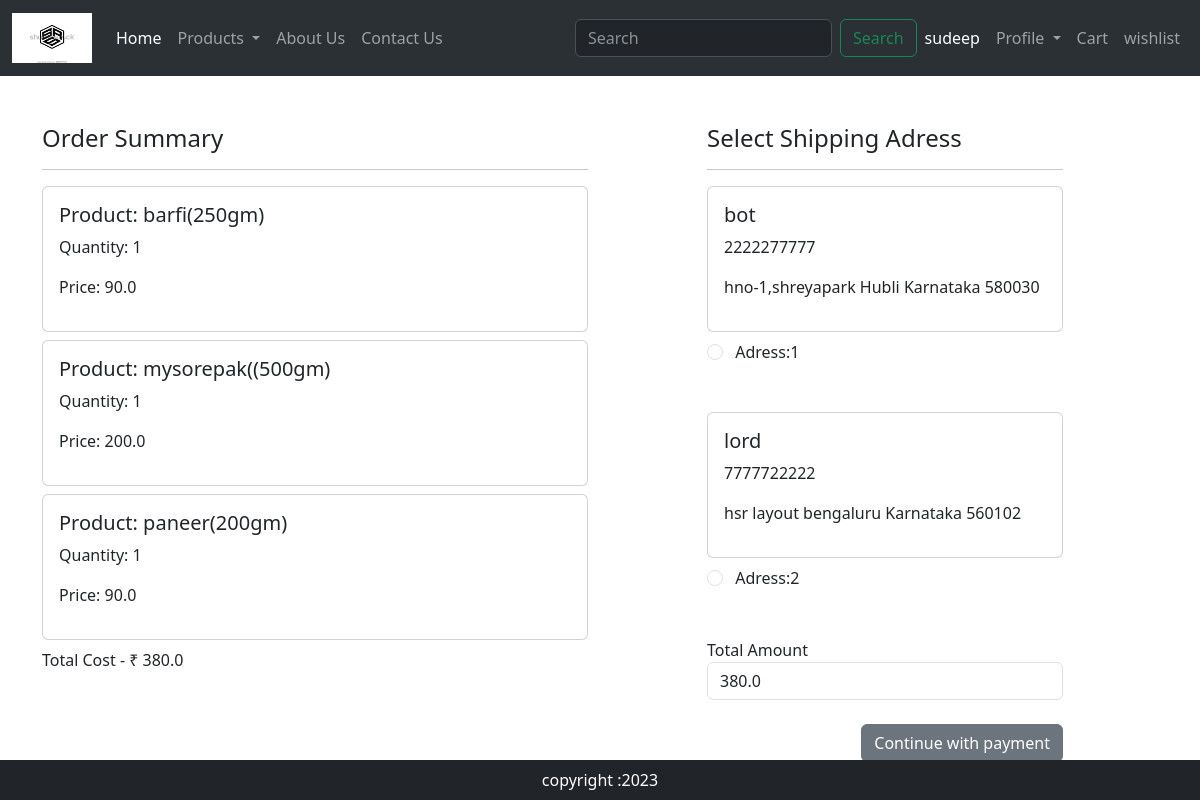
Before: /checkout/ (signed in) with the older database file.
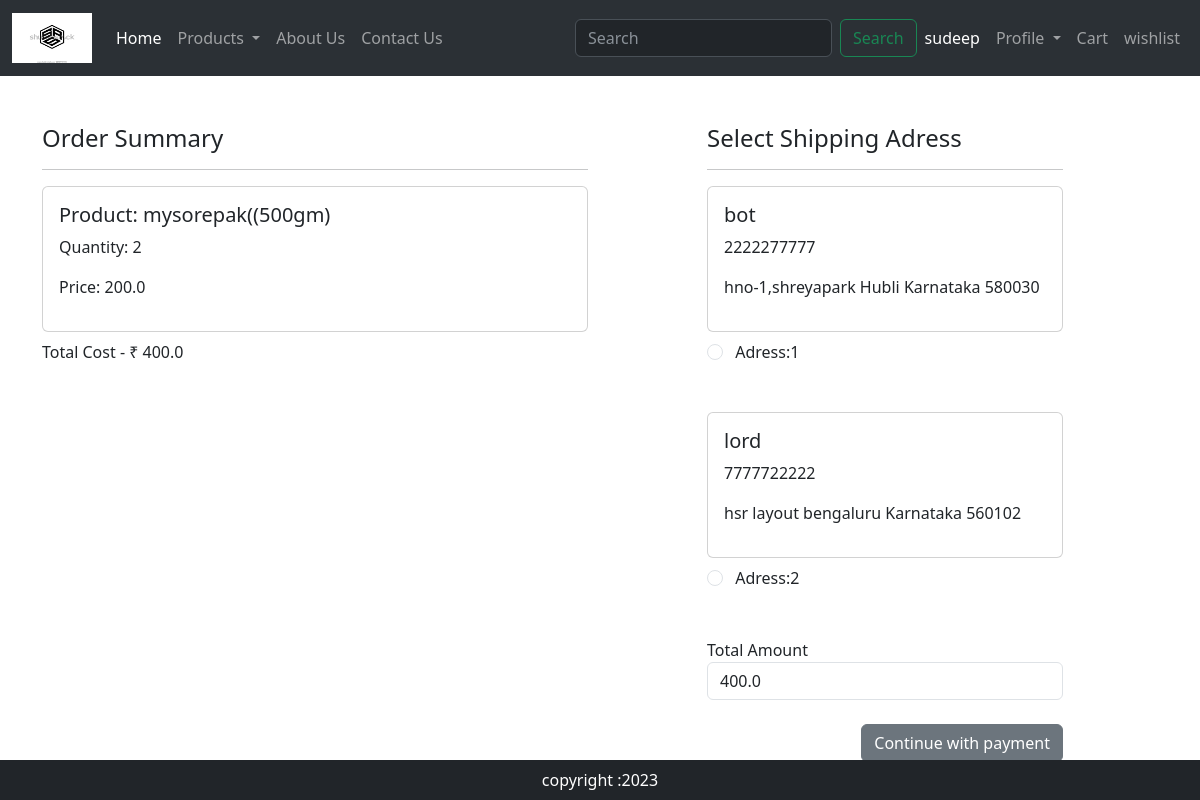
After: the same page with the newer database file.
### ecommapp/models.py (models this page shows, shortened)
class Cart(models.Model):
    user=models.ForeignKey(User,on_delete=models.CASCADE)
    product=models.ForeignKey(Product,on_delete=models.CASCADE)
    quantity=models.PositiveIntegerField(default=1)

class Product(models.Model):
    title=models.CharField(max_length=100)
    price=models.FloatField()
    description=models.TextField()
    category=models.CharField(choices=CATEGORY_CHOICES,max_length=15)
    image=models.ImageField(upload_to='product')

class Customer(models.Model):
    user=models.ForeignKey(User,on_delete=models.CASCADE)
    name=models.CharField(max_length=100)
    locality=models.CharField(max_length=200)
    city=models.CharField(max_length=100)
    pincode=models.IntegerField()
    state=models.CharField(choices=STATE_CHOICES,max_length=30)
    mobileno=models.IntegerField()

### ecommapp/views.py (the view, shortened to what this page needs)
# urls.py: path('checkout/',views.checkout,name='checkout'),
def checkout(request):
    add=Customer.objects.filter(user=request.user)
    cart_items=Cart.objects.filter(user=request.user)
    amount=0
    for p in cart_items:
        val=p.quantity * p.product.price
        amount+=val
    totalamount=amount
    razoramount=int(totalamount * 100)
    client = razorpay.Client(auth=(settings.RAZOR_KEY_ID, settings.RAZOR_KEY_SECRET))
    data = { "amount": razoramount, "currency": "INR", "receipt": "order_rcptid_11" }
    payment_response = client.order.create(data=data)
    print(payment_response)
    order_status=payment_response['status']
    return render(request,'ecommapp/checkout.html',locals())

### ecommapp/templates/ecommapp/checkout.html (shortened to what this page needs)
{% extends 'main.html' %}
{% load static %}
{% block main%}
<div class="container">
    <div class="row mt-5">
        <div class="col-sm-6">
            <h4>Order Summary</h4>
            <hr>
            {% for item in cart_items %}
                <div class="card mb-2">
                    <div class="card-body">
                        <h5> Product: {{item.product.title}} </h5>
                        <p> Quantity: {{item.quantity}} </p>
                        <p> Price:  {{item.product.price}} </p>
                    </div>
                </div>
            {% endfor %}
            <p>Total Cost - ₹ {{totalamount}} </p>
        </div>
        <div class="col-sm-4 offset-sm-1">
            <h4>Select Shipping Adress</h4>
            <hr>
            <form action="" method="POST" id="myform">
                {% for ad in add %}
                <div class="card">
                    <div class="card-body">
                        <h5> {{ad.name}} </h5>
                        <p> {{ad.mobileno}} </p>
                        <p> {{ad.locality}}  {{ad.city}}  {{ad.state}}  {{ad.pincode}} </p>
                    </div>
                </div>
                <div class="form-check mt-2 mb-5">
                    <input class="form-check-input" type="radio" name="custid" id="custadd{{forloop.counter}}" value="{{ad.id}}">
                    Adress:{{forloop.counter}}
                </div>
                {% endfor %}
                <div>
                    <label for="">Total Amount</label>
                    <input type="number" name="totalamount" class="form-control" id="" value={{totalamount}} readonly><br>
                </div>
                <div>
                    <button id="rzp-button1" type="submit" class="btn btn-secondary" style="float: right;" >Continue with payment</button>
                </div>
            </form>
        </div>
    </div>
</div>
{% endblock %}

Changed rows visible on the page:
removed Cart: product "barfi(250gm)", quantity "1", product.price "90.0"
removed Cart: product "paneer(200gm)", quantity "1", product.price "90.0"
changed Cart "mysorepak((500gm)": quantity "1" → "2"
Other visible differences:
{{ totalamount }}: "380.0" → "400.0"
form field totalamount: "380.0" → "400.0"
